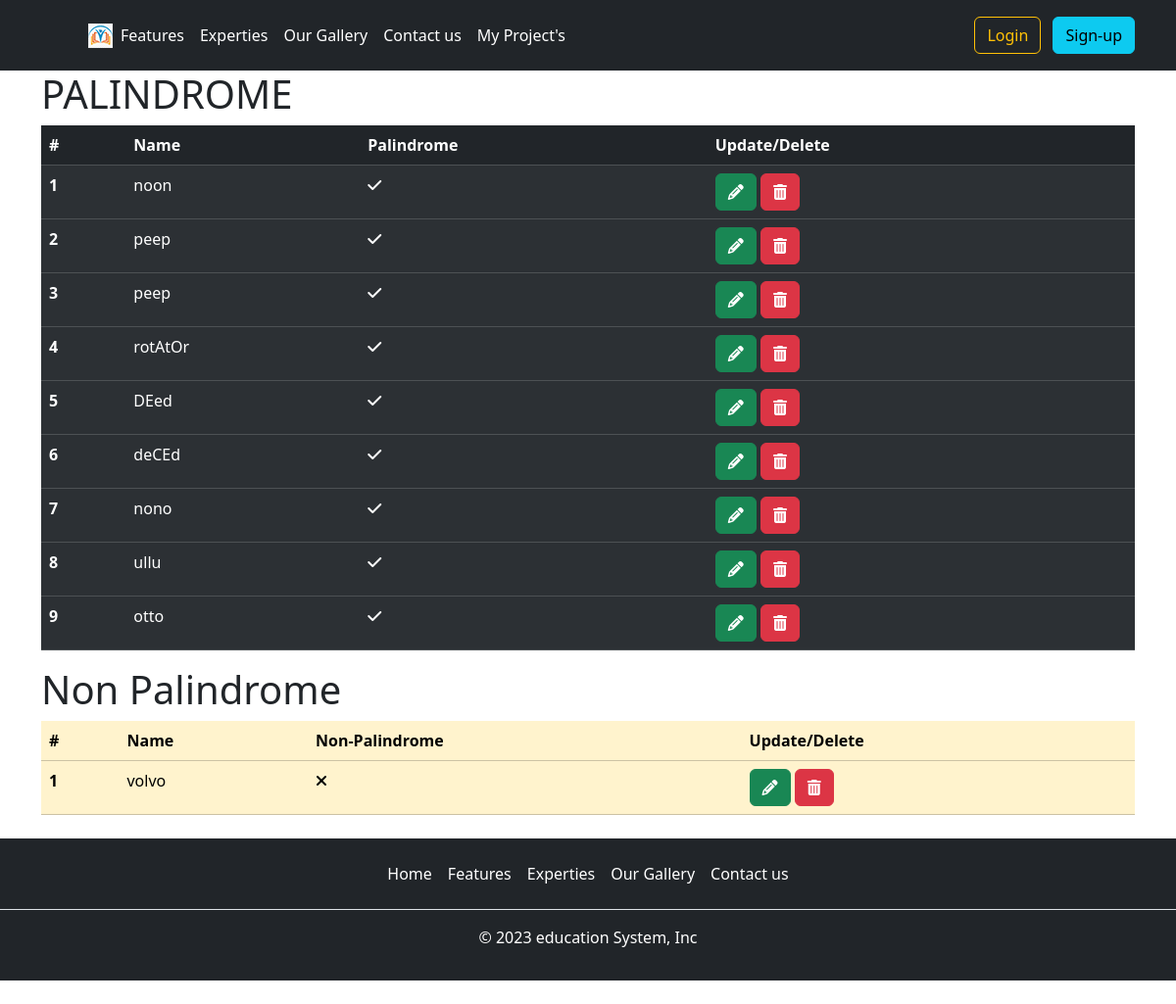
The app's page /palinto/ with its own data.
### mysite/models.py (models this page shows, shortened)
class mypalin(models.Model):
    myname = models.CharField(max_length=100)
    active = models.BooleanField(default=False)

### mysite/views.py (the view)
# urls.py: path('palinto/',anoviews.palinto, name="palinto"),
def palinto(request):
    palinob=mypalin.objects.filter(active=True)
    palinobj=mypalin.objects.filter(active=False)
    data={
        'palinob':palinob,
        'palinobj':palinobj
    }
    return render(request,'palinto.html',data)

### mysite/templates/palinto.html (shortened to what this page needs)
{%extends 'include/base.html'%}
{% block childblock %}
{% load static %}
<!DOCTYPE html>
<html lang="en">
<head>
</head>
<body>
    <div class="container">
        <h1>PALINDROME</h1>
    <table class="table table-dark table-striped">
        <thead>
          <tr>
            <th scope="col">#</th>
            <th scope="col"> Name</th>
            <th scope="col">Palindrome</th>
            <th scope="col">Update/Delete</th>
          </tr>
        </thead>
        {% for item in palinob %}
        <tbody>
          <tr>
            <th scope="row">{{forloop.counter}}</th>
            <td>{{item.myname}}</td>
            <td>{% if item.active %}
            <i class="fa fa-check" ></i>
          {% else %}
            <i class="fa fa-times" ></i>
          {% endif %}
        </td>
        <td>
            <a href="{% url 'palupdate' item.id %}" class="btn btn-success"><i class="fa fa-pencil" ></i></a>
            <a href="{% url 'paldelete' item.id %}" class="btn btn-danger"><i class="fa fa-trash" ></i></a>
        </td>
          </tr>
        </tbody>
        {% endfor %}
      </table>
<h1>Non Palindrome</h1>
      <table class="table table-warning">
        <thead>
          <tr>
            <th scope="col">#</th>
            <th scope="col"> Name</th>
            <th scope="col">Non-Palindrome</th>
            <th scope="col">Update/Delete</th>
          </tr>
        </thead>
        {% for item1 in palinobj %}
        <tbody>
          <tr>
            <th scope="row">{{forloop.counter}}</th>
            <td>{{item1.myname}}</td>
            <td>
                {% if item1.active %}
                <i class="fa fa-check" ></i>
              {% else %}
                <i class="fa fa-times" ></i>
              {% endif %}
            </td>
            <td>
                <a href="{% url 'palupdate' item1.id %}" class="btn btn-success"><i class="fa fa-pencil" ></i></a>
                <a href="{% url 'paldelete' item1.id %}" class="btn btn-danger"><i class="fa fa-trash" ></i></a>
            </td>
          </tr>
        </tbody>
        {% endfor %}
      </table>
    </div>
</body>
</html>
{% endblock %}

### records on screen
mypalin: myname "noon", active True (drawn)
mypalin: myname "peep", active True (drawn)
mypalin: myname "peep", active True (drawn)
mypalin: myname "rotAtOr", active True (drawn)
mypalin: myname "DEed", active True (drawn)
mypalin: myname "deCEd", active True (drawn)
mypalin: myname "nono", active True (drawn)
mypalin: myname "ullu", active True (drawn)
mypalin: myname "otto", active True (drawn)
mypalin: myname "volvo", active False (drawn)
